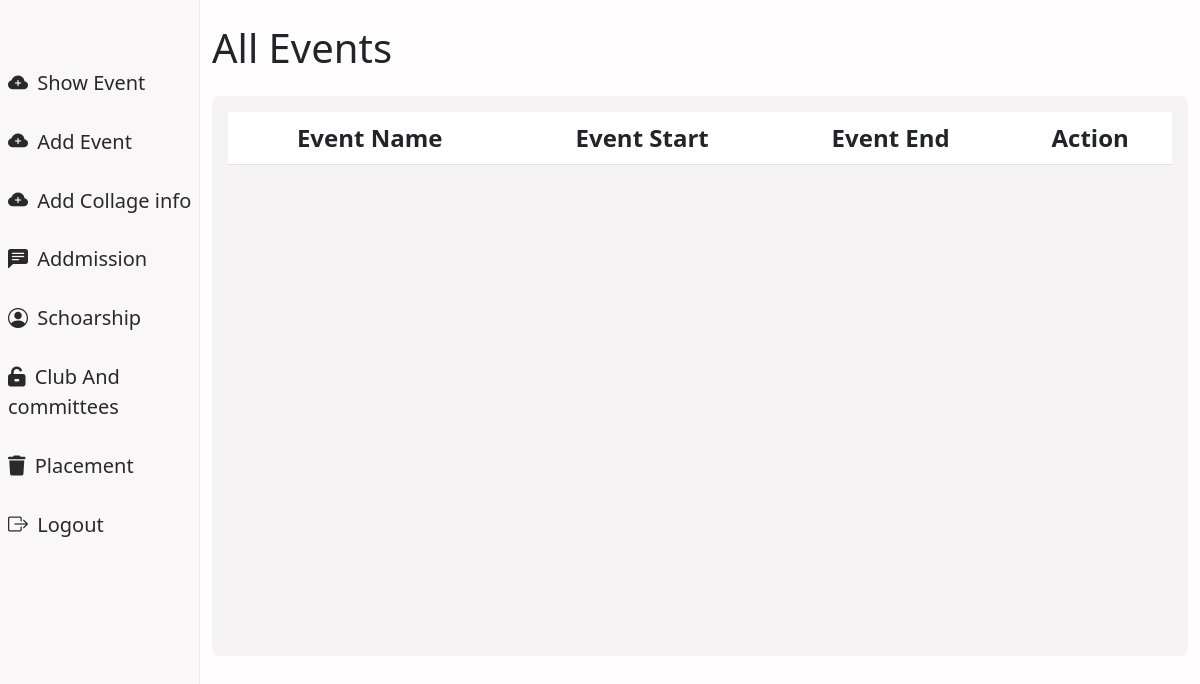
Before: /chatbot/allevent with the older database file.
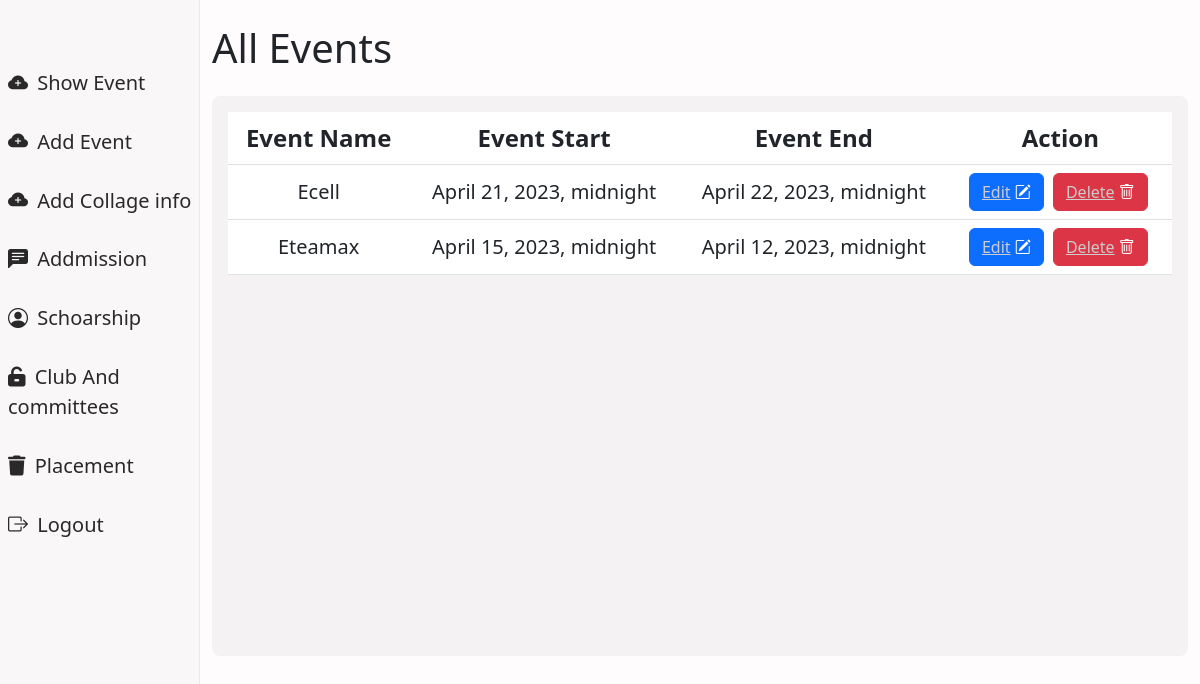
After: the same page with the newer database file.
### chatbot/models.py (models this page shows, shortened)
class Newevent(models.Model):
    event=models.CharField(max_length=122)
    eventurl=models.URLField()
    eventstart=models.DateTimeField()
    discription=models.CharField(max_length=122)
    eventend=models.DateTimeField()
    eventlogo=models.CharField(max_length=122)

### chatbot/views.py (the view)
# urls.py: path("allevent",views.Allevent,name="allevent"),
def Allevent(request):
      events=Newevent.objects.values()
      return render(request,'blog/allevent.html',{'events':events})

### chatbot/templates/blog/allevent.html (shortened to what this page needs)
<!DOCTYPE html>
<html lang="en">
<head>
    {% load static %}
    <link rel="stylesheet" href="{% static 'blog/dashbord.css' %}">
    <link rel="stylesheet" href="https://cdn.jsdelivr.net/npm/bootstrap@5.3.0-alpha1/dist/css/bootstrap.min.css" >
    <link rel="stylesheet" href="https://cdn.jsdelivr.net/npm/bootstrap-icons@1.10.3/font/bootstrap-icons.css">
    <link rel="stylesheet" href="https://cdnjs.cloudflare.com/ajax/libs/font-awesome/6.1.1/css/all.min.css" />
  </head>
<body>
    <div class="d-md-flex ">
        <div id="mySidenav"class="sidenav col-xl-2 col-md-3 bg-dander ">
            <a href="{% url 'allevent'  %}" onclick="showevent()"
                ><i class="bi bi-cloud-plus-fill fs-lg-5 me-1"></i> Show Event</a
                >
            <a href="{% url 'Addevent'  %}" onclick="uploadpage()"
                ><i class="bi bi-cloud-plus-fill fs-lg-5 me-1"></i> Add Event</a
                >
            <a href="{% url 'collageinfo'  %}"
                ><i class="bi bi-cloud-plus-fill fs-lg-5 me-1"></i> Add Collage info</a
                >
            <a href="{% url 'admission'  %}">
            <i class="bi bi-chat-left-text-fill fs-lg-5 me-1"></i> Addmission</a
                >
            <a href="{% url 'scholership'  %}" onclick="schoarship()"
                ><i class="bi bi-person-circle fs-lg-5 me-1"></i> Schoarship</a
                >
            <a href="#" onclick="committees()"
                ><i class="fa-solid fa-unlock-keyhole fs-lg-5 me-1"></i>
            Club And committees</a
                >
            <a href="#" onclick="placement()">
            <i class="fa-solid fa-trash fs-lg-5 me-1"></i> Placement</a
                >
            <a href="#"
                ><i class="bi bi-box-arrow-right fs-lg-5 me-1 fw-semibold"></i>
            Logout</a
                >
        </div>
        <div class="container mt-4">
        <h1>
   All Events
        </h1>
        <div class=" mt-4 bg-gray text-center rounded-3 p-3" style="background-color: rgb(244, 242, 242); min-height:70vh" >
          <table class="table table-hover">
            <thead>
              <tr>
                <th scope="col " class="fs-4">
                 Event Name
                </th>
                <th scope="col" class="fs-4">
                 Event Start
                </th>
                <th scope="col" class="fs-4">
                  Event End
                </th>
                <th scope="col ms-4" class="fs-4">
                  Action
                </th>
              </tr>
            </thead>
            <tbody>
               {% for x in events %}
               <tr class="fs-5 align-middle">
                 <td>{{x.event}}</td>
                 <td>
                  {{x.eventstart}}
                  </td>
                  <td>
                    {{x.eventend}}
                  </td>
                  <td>
                    <button class="btn btn-primary  " onclick="handleclick(this)" id= "e{{x.id}}">
                      <a href="{% url 'editevent' x.id %}" style="color:#ccc"> Edit</a>
                      <i class="bi bi-pencil-square"  ></i>
                    </button>
                    <button class="btn btn-danger mx-1 " onclick="handleclick(this)" id= "d{{x.id}}">
                      <a href="{% url 'deleteevent' x.id %}" style="color:#ccc"> Delete</a>
                      <i class="bi bi-trash"></i>
                    </button>
                  </td>
                </tr>
                {% endfor %}
            </tbody>
          </table>
        </div>
      </div>
       </div>
</body>
</html>

### chatbot/static/blog/dashbord.css (style rules this page uses)
.sidenav { height: 100vh; z-index: 1; top: 0; left: 0; background-color: #f9f7f7; overflow-x: hidden; transition: 0.5s; padding-top: 60px; border-right: 1.5px solid #ebe9e9; }
.sidenav a { padding: 8px 4px 8px 8px; margin-bottom: 0.8rem; text-decoration: none; font-size: 20px; font-weight: 400; color: #292929; display: block; transition: 0.3s; }

### chatbot/templates/blog/allevent.html (style rules this page uses)
body { background-color: rgb(254, 252, 252); }

Changed rows visible on the page:
added Newevent: event "Ecell", eventstart "April 21, 2023, midnight", eventend "April 22, 2023, midnight"
added Newevent: event "Eteamax", eventstart "April 15, 2023, midnight", eventend "April 12, 2023, midnight"
